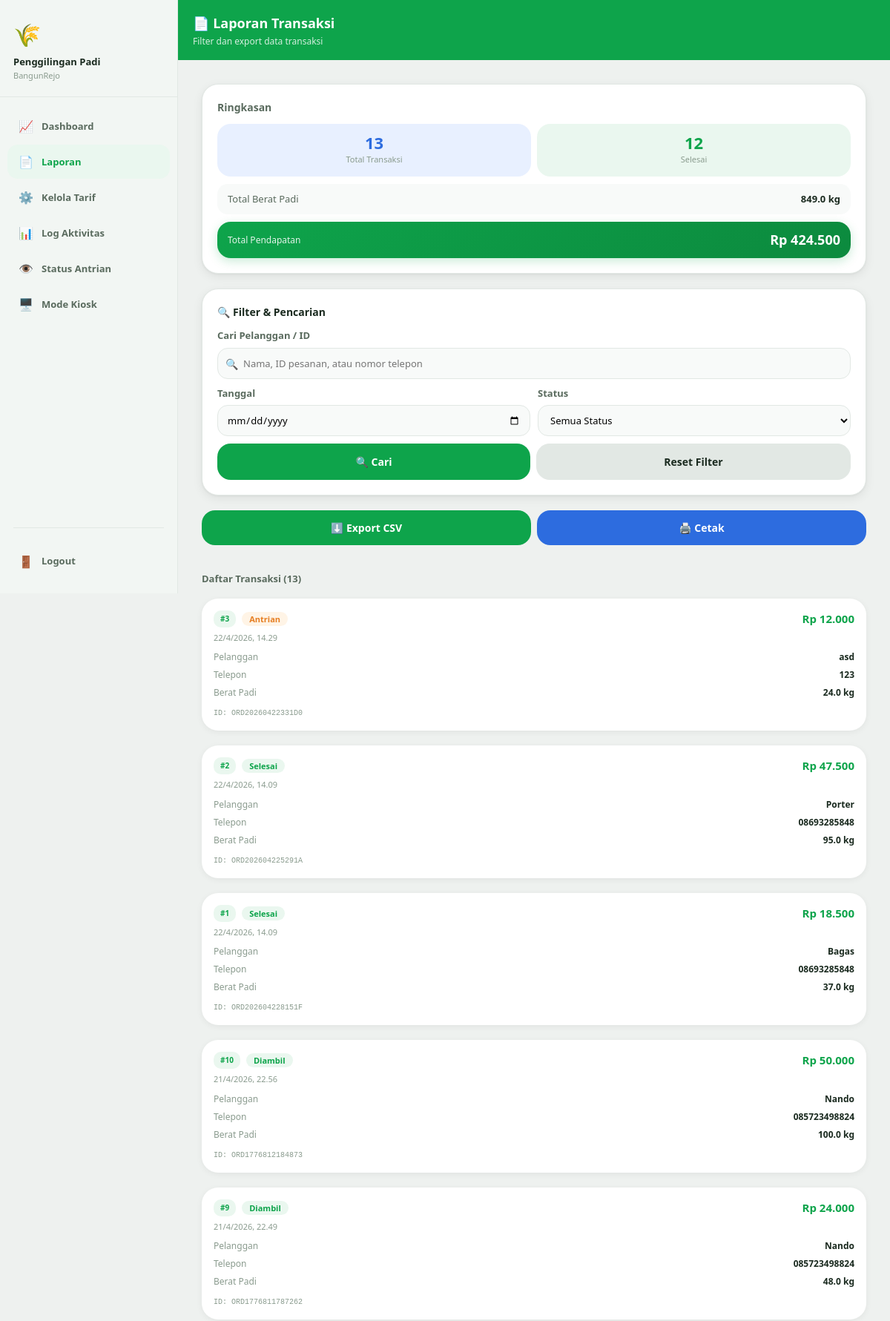
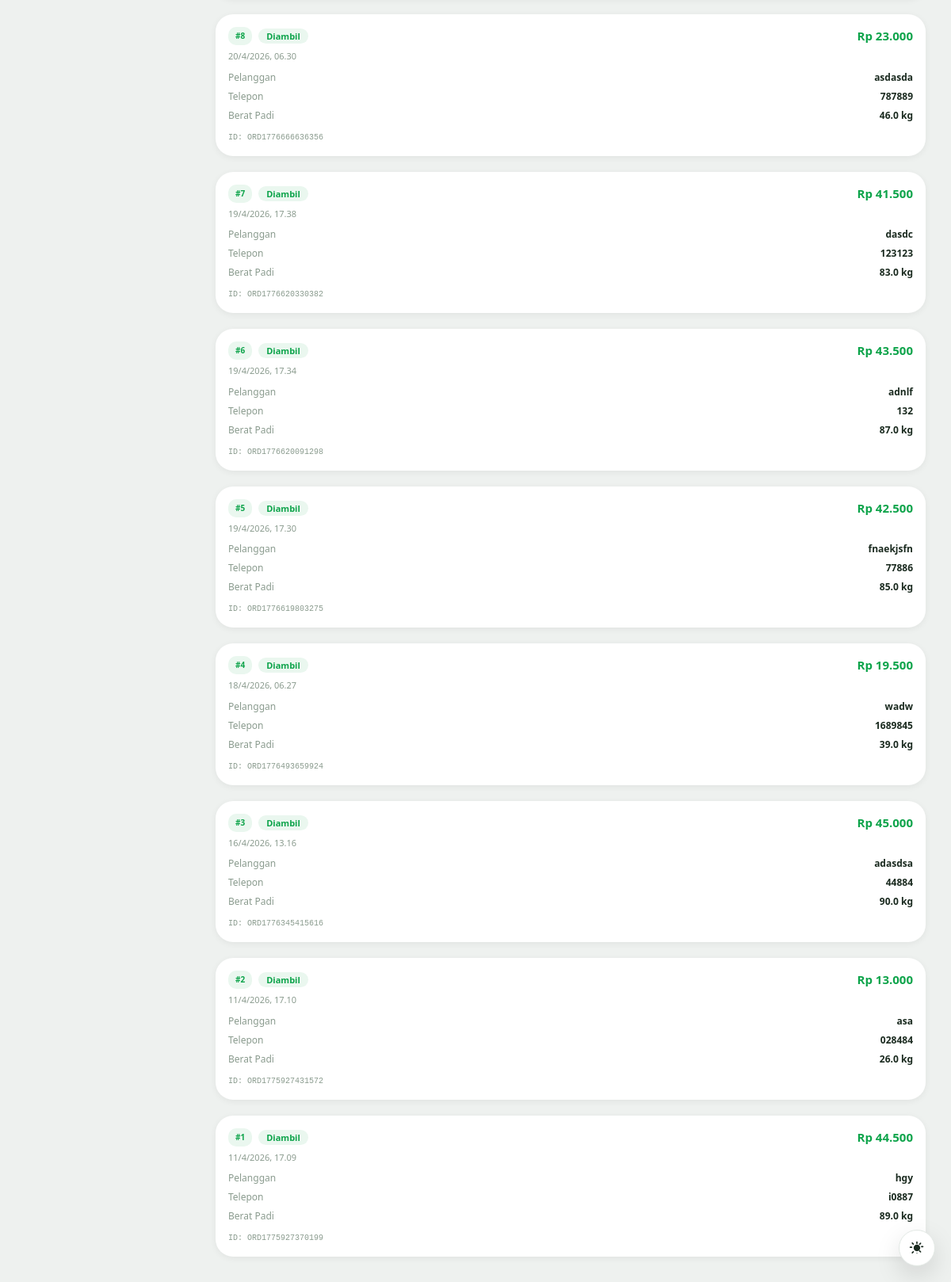
The app's page /laporan.php (signed in) with its own data (2 pictures, top to bottom).
### tables this page shows
CREATE TABLE pesanan (
        id                  INTEGER PRIMARY KEY AUTOINCREMENT,
        order_id            TEXT UNIQUE NOT NULL,
        nomor_antrian       INTEGER NOT NULL,
        nama_pelanggan      TEXT NOT NULL,
        nomor_telepon       TEXT NOT NULL,
        berat_padi          REAL NOT NULL DEFAULT 0,
        harga_per_kg        REAL NOT NULL DEFAULT 500,
        total_bayar         REAL NOT NULL DEFAULT 0,
        metode_bayar        TEXT DEFAULT 'cash',
        status              TEXT DEFAULT 'antrian',
        hasil_beras         REAL DEFAULT 0,
        hasil_dedak         REAL DEFAULT 0,
        estimasi_selesai    TEXT DEFAULT '',
        estimasi_menit      INTEGER DEFAULT 0,
        waktu_pesan         DATETIME DEFAULT CURRENT_TIMESTAMP,
        waktu_proses        DATETIME,
        waktu_selesai       DATETIME,
        waktu_diambil       DATETIME
    );

### laporan.php (the view, shortened to what this page needs)
<?php
$db            = getDB();
$cari          = trim($_GET['cari'] ?? '');
$tanggal       = $_GET['tanggal'] ?? '';
$status_filter = $_GET['status'] ?? '';
$where = []; $params = [];
$sql  = "SELECT * FROM pesanan" . (!empty($where) ? " WHERE " . implode(' AND ', $where) : "") . " ORDER BY waktu_pesan DESC";
$stmt = $db->prepare($sql);
$stmt->execute($params);
$transaksi = $stmt->fetchAll(PDO::FETCH_ASSOC);
$total_berat      = array_sum(array_column($transaksi, 'berat_padi'));
$total_pendapatan = array_sum(array_column($transaksi, 'total_bayar'));
$total_selesai    = count(array_filter($transaksi, fn($t) => in_array($t['status'], ['selesai','diambil'])));
?>
<!DOCTYPE html>
<html lang="id">
<head>
    <link rel="stylesheet" href="css/base.css">
    <link rel="stylesheet" href="css/laporan.css">
</head>
<body>
<div class="app-wrapper layout-sidebar">
    <nav class="sidebar">
        <div class="sidebar-brand">
            <div class="sidebar-logo">🌾</div>
            <div class="sidebar-name">Penggilingan Padi</div>
            <div class="sidebar-sub">BangunRejo</div>
        </div>
        <div class="sidebar-nav">
            <a href="owner.php" class="sidebar-link ">
                <span class="sidebar-icon">📈</span> Dashboard
            </a>
            <a href="laporan.php" class="sidebar-link active">
                <span class="sidebar-icon">📄</span> Laporan
            </a>
            <a href="kelola_tarif.php" class="sidebar-link ">
                <span class="sidebar-icon">⚙️</span> Kelola Tarif
            </a>
            <a href="log_aktivitas.php" class="sidebar-link ">
                <span class="sidebar-icon">📊</span> Log Aktivitas
            </a>
            <a href="status_antrian.php" class="sidebar-link">
                <span class="sidebar-icon">👁️</span> Status Antrian
            </a>
            <a href="index.php" class="sidebar-link">
                <span class="sidebar-icon">🖥️</span> Mode Kiosk
            </a>
        </div>
        <div class="sidebar-sep"></div>
        <div class="sidebar-footer">
            <a href="logout.php" class="sidebar-link">
                <span class="sidebar-icon">🚪</span> Logout
            </a>
        </div>
    </nav>
    <div class="main-area">
    <div class="top-bar">
        <h1>📄 Laporan Transaksi</h1>
        <div class="subtitle">Filter dan export data transaksi</div>
    </div>
    <div class="content">
        <div class="card card-ringkasan">
            <h3 class="ringkasan-title">Ringkasan</h3>
            <div class="stat-grid stat-grid-2">
                <div class="stat-card stat-blue">
                    <div class="stat-num"><?= count($transaksi) ?></div>
                    <div class="stat-label">Total Transaksi</div>
                </div>
                <div class="stat-card stat-green">
                    <div class="stat-num"><?= $total_selesai ?></div>
                    <div class="stat-label">Selesai</div>
                </div>
            </div>
            <div class="box-berat">
                <div class="lbl">Total Berat Padi</div>
                <div class="val"><?= number_format($total_berat, 1) ?> kg</div>
            </div>
            <div class="box-pendapatan">
                <div class="lbl">Total Pendapatan</div>
                <div class="val">Rp <?= number_format($total_pendapatan, 0, ',', '.') ?></div>
            </div>
        </div>
        <div class="card card-filter">
            <h3 class="filter-title">🔍 Filter & Pencarian</h3>
            <form method="GET">
                <div class="form-group">
                    <label>Cari Pelanggan / ID</label>
                    <div class="search-wrapper">
                        <span class="search-icon">🔍</span>
                        <input type="text" name="cari"
                               placeholder="Nama, ID pesanan, atau nomor telepon"
                               value="<?= htmlspecialchars($cari) ?>">
                    </div>
                </div>
                <div class="filter-row">
                    <div class="form-group">
                        <label>Tanggal</label>
                        <input type="date" name="tanggal" value="<?= $tanggal ?>">
                    </div>
                    <div class="form-group">
                        <label>Status</label>
                        <select name="status">
                            <option value="">Semua Status</option>
                        </select>
                    </div>
                </div>
                <div class="btn-row">
                    <button type="submit" class="btn btn-orange">🔍 Cari</button>
                    <a href="laporan.php" class="btn btn-gray">Reset Filter</a>
                </div>
            </form>
        </div>
        <div class="btn-row" style="margin-bottom:16px;">
            <a href="laporan.php?<?= http_build_query(['cari'=>$cari,'tanggal'=>$tanggal,'status'=>$status_filter,'export'=>1]) ?>"
               class="btn btn-green">⬇️ Export CSV</a>
            <button onclick="window.print()" class="btn btn-blue">🖨️ Cetak</button>
        </div>
        <div class="section-title">Daftar Transaksi (<?= count($transaksi) ?>)</div>
        <?php if (empty($transaksi)): ?>
        <div class="empty-state card"><div class="empty-icon">📭</div><p>Tidak ada data transaksi</p></div>
        <?php else: ?>
        <?php foreach ($transaksi as $t):
            $bc = 'badge-antrian';
            if ($t['status'] === 'selesai') $bc = 'badge-selesai';
            if ($t['status'] === 'diambil') $bc = 'badge-selesai';
        ?>
        <div class="transaksi-item">
            <div class="trans-header">
                <div class="trans-header-left">
                    <div class="antrian-number-badge antrian-badge-xs">#<?= $t['nomor_antrian'] ?></div>
                    <span class="badge <?= $bc ?>"><?= ucfirst($t['status']) ?></span>
                </div>
                <span class="trans-harga">Rp <?= number_format($t['total_bayar'], 0, ',', '.') ?></span>
            </div>
            <p class="trans-waktu"><?= date('j/n/Y, H.i', strtotime($t['waktu_pesan'])) ?></p>
            <div class="trans-body">
                <div class="detail-row" style="padding:3px 0;">
                    <span class="label">Pelanggan</span>
                    <span class="value"><?= htmlspecialchars($t['nama_pelanggan']) ?></span>
                </div>
                <div class="detail-row" style="padding:3px 0;">
                    <span class="label">Telepon</span>
                    <span class="value"><?= htmlspecialchars($t['nomor_telepon']) ?></span>
                </div>
                <div class="detail-row" style="padding:3px 0; border:none;">
                    <span class="label">Berat Padi</span>
                    <span class="value"><?= number_format($t['berat_padi'], 1) ?> kg</span>
                </div>
            </div>
            <p class="trans-id">ID: <?= $t['order_id'] ?></p>
        </div>
        <?php endforeach; ?>
        <?php endif; ?>
    </div>
</div>
</body>
</html>

### css/laporan.css (style rules this page uses)
.card-ringkasan { background: var(--clr-surface); }
.ringkasan-title { font-size: 14px; font-weight: 700; margin-bottom: 12px; color: var(--clr-text-2); }
.stat-grid { display: grid; gap: 8px; margin-bottom: 10px; }
.stat-grid-2 { grid-template-columns: 1fr 1fr; }
.stat-card { border-radius: var(--radius-lg); padding: 14px; text-align: center; }
.stat-blue { background: var(--clr-blue-lt); }
.stat-green { background: var(--clr-primary-lt); }
.stat-num { font-size: 22px; font-weight: 900; line-height: 1; }
.stat-blue .stat-num { color: var(--clr-blue); }
.stat-green .stat-num { color: var(--clr-primary); }
.stat-label { font-size: 11px; color: var(--clr-text-3); margin-top: 4px; }
.box-berat, .box-pendapatan { display: flex; justify-content: space-between; align-items: center; border-radius: var(--radius-md); padding: 11px 14px; margin-top: 8px; }
.box-berat { background: var(--clr-surface-2); }
.box-berat .lbl, .box-berat .val { font-size: 13px; }
.box-berat .lbl { color: var(--clr-text-2); }
.box-berat .val { font-weight: 700; }
.box-pendapatan { background: linear-gradient(135deg, var(--clr-primary) 0%, var(--clr-primary-dk) 100%); color: #fff; margin-top: 10px; border-radius: var(--radius-lg); box-shadow: 0 4px 14px rgba(14,164,75,.22); }
.box-pendapatan .lbl { font-size: 12px; opacity: .88; }
.box-pendapatan .val { font-size: 18px; font-weight: 900; }
.card-filter { background: var(--clr-surface); }
.filter-title { font-size: 14px; font-weight: 700; margin-bottom: 12px; }
.search-wrapper { position: relative; }
.search-wrapper .search-icon { position: absolute; left: 11px; top: 50%; transform: translateY(-50%); font-size: 14px; pointer-events: none; }
.search-wrapper input { width: 100%; padding: 11px 13px 11px 34px; border-radius: var(--radius-md); border: 1.5px solid var(--clr-border); background: var(--clr-surface-2); font-size: 13px; outline: none; transition: border-color var(--transition), box-shadow var(--transition); }
.filter-row { display: grid; grid-template-columns: 1fr 1fr; gap: 10px; margin: 10px 0; }
.filter-row input[type="date"], .filter-row select { width: 100%; padding: 10px 12px; border-radius: var(--radius-md); border: 1.5px solid var(--clr-border); background: var(--clr-surface-2); font-size: 13px; outline: none; cursor: pointer; transition: border-color var(--transition); }
.btn-row { display: flex; gap: 8px; }
.btn-row .btn { flex: 1; }
.btn-orange { background: var(--clr-primary); color: #fff; }
.btn-gray { background: var(--clr-border); color: var(--clr-text); }
.btn-green { background: var(--clr-primary); color: #fff; }
.btn-blue { background: var(--clr-blue); color: #fff; }
.section-title { font-size: 13px; font-weight: 700; color: var(--clr-text-2); margin-bottom: -4px; }
.transaksi-item { background: var(--clr-surface); border-radius: var(--radius-xl); padding: 16px; box-shadow: var(--shadow-sm); display: flex; flex-direction: column; gap: 6px; }
.trans-header { display: flex; justify-content: space-between; align-items: center; }
.trans-header-left { display: flex; align-items: center; gap: 8px; }
.antrian-number-badge { font-size: 11px; font-weight: 700; padding: 4px 9px; border-radius: var(--radius-sm); background: var(--clr-primary-lt); color: var(--clr-primary); }
.antrian-badge-xs { font-size: 10px; }
.trans-harga { font-size: 15px; font-weight: 800; color: var(--clr-primary); }
.trans-waktu { font-size: 11px; color: var(--clr-text-3); }
.trans-body .detail-row { padding: 4px 0; border-bottom: none; }
.trans-body .label { font-size: 12px; color: var(--clr-text-3); }
.trans-body .value { font-size: 12px; font-weight: 600; }
.trans-id { font-size: 10px; color: var(--clr-text-3); font-family: 'Courier New', monospace; margin-top: 2px; }
.label { font-size: 13px; color: var(--clr-text-2); }
.value { font-size: 13px; font-weight: 600; }

### records on screen
pesanan: nomor_antrian "3", status "Antrian", total_bayar "12.000", waktu_pesan "22/4/2026, 14.29", nama_pelanggan "asd", nomor_telepon "123", berat_padi "24.0", order "ORD20260422331D0"
pesanan: nomor_antrian "2", status "Selesai", total_bayar "47.500", waktu_pesan "22/4/2026, 14.09", nama_pelanggan "Porter", nomor_telepon "08693285848", berat_padi "95.0", order "ORD202604225291A"
pesanan: nomor_antrian "1", status "Selesai", total_bayar "18.500", waktu_pesan "22/4/2026, 14.09", nama_pelanggan "Bagas", nomor_telepon "08693285848", berat_padi "37.0", order "ORD202604228151F"
pesanan: nomor_antrian "10", status "Diambil", total_bayar "50.000", waktu_pesan "21/4/2026, 22.56", nama_pelanggan "Nando", nomor_telepon "085723498824", berat_padi "100.0", order "ORD1776812184873"
pesanan: nomor_antrian "9", status "Diambil", total_bayar "24.000", waktu_pesan "21/4/2026, 22.49", nama_pelanggan "Nando", nomor_telepon "085723498824", berat_padi "48.0", order "ORD1776811787262"
pesanan: nomor_antrian "8", status "Diambil", total_bayar "23.000", waktu_pesan "20/4/2026, 06.30", nama_pelanggan "asdasda", nomor_telepon "787889", berat_padi "46.0", order "ORD1776666636356"
pesanan: nomor_antrian "7", status "Diambil", total_bayar "41.500", waktu_pesan "19/4/2026, 17.38", nama_pelanggan "dasdc", nomor_telepon "123123", berat_padi "83.0", order "ORD1776620330382"
pesanan: nomor_antrian "6", status "Diambil", total_bayar "43.500", waktu_pesan "19/4/2026, 17.34", nama_pelanggan "adnlf", nomor_telepon "132", berat_padi "87.0", order "ORD1776620091298"
pesanan: nomor_antrian "5", status "Diambil", total_bayar "42.500", waktu_pesan "19/4/2026, 17.30", nama_pelanggan "fnaekjsfn", nomor_telepon "77886", berat_padi "85.0", order "ORD1776619803275"
pesanan: nomor_antrian "4", status "Diambil", total_bayar "19.500", waktu_pesan "18/4/2026, 06.27", nama_pelanggan "wadw", nomor_telepon "1689845", berat_padi "39.0", order "ORD1776493659924"
pesanan: nomor_antrian "3", status "Diambil", total_bayar "45.000", waktu_pesan "16/4/2026, 13.16", nama_pelanggan "adasdsa", nomor_telepon "44884", berat_padi "90.0", order "ORD1776345415616"
pesanan: nomor_antrian "2", status "Diambil", total_bayar "13.000", waktu_pesan "11/4/2026, 17.10", nama_pelanggan "asa", nomor_telepon "028484", berat_padi "26.0", order "ORD1775927431572"
pesanan: nomor_antrian "1", status "Diambil", total_bayar "44.500", waktu_pesan "11/4/2026, 17.09", nama_pelanggan "hgy", nomor_telepon "i0887", berat_padi "89.0", order "ORD1775927370199"

### other values on screen
count($transaksi) "13"
$total_selesai "12"
$total_berat "849.0"
$total_pendapatan "424.500"
